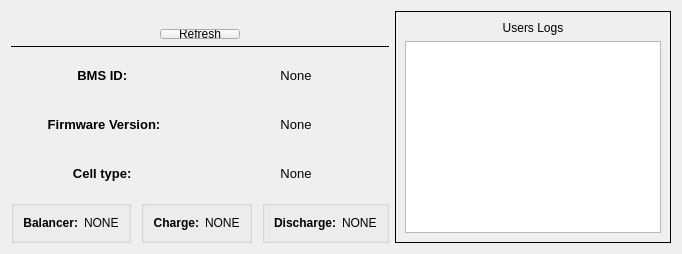
      <widget class="QWidget" name="DeviceInfo">
       <attribute name="title">
        <string>Device Info</string>
       </attribute>
       <layout class="QHBoxLayout" name="horizontalLayout" stretch="1,2">
        <item>
         <layout class="QVBoxLayout" name="MainDetails" stretch="1,0,2,2,2,2">
          <item>
           <layout class="QVBoxLayout" name="GetData" stretch="0,0">
            <property name="spacing">
             <number>4</number>
            </property>
            <property name="sizeConstraint">
             <enum>QLayout::SizeConstraint::SetDefaultConstraint</enum>
            </property>
            <item>
             <widget class="QLabel" name="GetDataStatus">
              <property name="text">
               <string/>
              </property>
              <property name="alignment">
               <set>Qt::AlignmentFlag::AlignCenter</set>
              </property>
             </widget>
            </item>
            <item alignment="Qt::AlignmentFlag::AlignHCenter|Qt::AlignmentFlag::AlignVCenter">
             <widget class="QPushButton" name="GetConstantData">
              <property name="enabled">
               <bool>true</bool>
              </property>
              <property name="sizePolicy">
               <sizepolicy hsizetype="Fixed" vsizetype="Fixed">
                <horstretch>0</horstretch>
                <verstretch>0</verstretch>
               </sizepolicy>
              </property>
              <property name="minimumSize">
               <size>
                <width>0</width>
                <height>10</height>
               </size>
              </property>
              <property name="maximumSize">
               <size>
                <width>16777215</width>
                <height>24</height>
               </size>
              </property>
              <property name="font">
               <font>
                <fontweight>Medium</fontweight>
               </font>
              </property>
              <property name="contextMenuPolicy">
               <enum>Qt::ContextMenuPolicy::DefaultContextMenu</enum>
              </property>
              <property name="acceptDrops">
               <bool>false</bool>
              </property>
              <property name="layoutDirection">
               <enum>Qt::LayoutDirection::LeftToRight</enum>
              </property>
              <property name="text">
               <string>Refresh</string>
              </property>
             </widget>
            </item>
           </layout>
          </item>
          <item>
           <widget class="Line" name="line_4">
            <property name="frameShadow">
             <enum>QFrame::Shadow::Plain</enum>
            </property>
            <property name="orientation">
             <enum>Qt::Orientation::Horizontal</enum>
            </property>
           </widget>
          </item>
          <item>
           <layout class="QHBoxLayout" name="BMSVersion">
            <item>
             <widget class="QLabel" name="BMSIDtext">
              <property name="font">
               <font>
                <pointsize>10</pointsize>
                <bold>true</bold>
               </font>
              </property>
              <property name="text">
               <string>BMS ID: </string>
              </property>
              <property name="alignment">
               <set>Qt::AlignmentFlag::AlignCenter</set>
              </property>
             </widget>
            </item>
            <item>
             <widget class="QLabel" name="BMSID_label">
              <property name="font">
               <font>
                <pointsize>10</pointsize>
               </font>
              </property>
              <property name="text">
               <string>None</string>
              </property>
              <property name="alignment">
               <set>Qt::AlignmentFlag::AlignCenter</set>
              </property>
             </widget>
            </item>
           </layout>
          </item>
          <item>
           <layout class="QHBoxLayout" name="FirmwareVersion">
            <item>
             <widget class="QLabel" name="FirmwareVersionText">
              <property name="font">
               <font>
                <pointsize>10</pointsize>
                <bold>true</bold>
               </font>
              </property>
              <property name="text">
               <string>Firmware Version:</string>
              </property>
              <property name="alignment">
               <set>Qt::AlignmentFlag::AlignCenter</set>
              </property>
             </widget>
            </item>
            <item>
             <widget class="QLabel" name="FirmwareVersion_Label">
              <property name="font">
               <font>
                <pointsize>10</pointsize>
               </font>
              </property>
              <property name="text">
               <string>None</string>
              </property>
              <property name="alignment">
               <set>Qt::AlignmentFlag::AlignCenter</set>
              </property>
             </widget>
            </item>
           </layout>
          </item>
          <item>
           <layout class="QHBoxLayout" name="CellType">
            <item>
             <widget class="QLabel" name="CellTypeText">
              <property name="font">
               <font>
                <pointsize>10</pointsize>
                <bold>true</bold>
               </font>
              </property>
              <property name="text">
               <string>Cell type: </string>
              </property>
              <property name="alignment">
               <set>Qt::AlignmentFlag::AlignCenter</set>
              </property>
             </widget>
            </item>
            <item>
             <widget class="QLabel" name="CellType_label">
              <property name="font">
               <font>
                <pointsize>10</pointsize>
               </font>
              </property>
              <property name="text">
               <string>None</string>
              </property>
              <property name="alignment">
               <set>Qt::AlignmentFlag::AlignCenter</set>
              </property>
             </widget>
            </item>
           </layout>
          </item>
          <item>
           <layout class="QHBoxLayout" name="BMSStates" stretch="0,0,0">
            <property name="spacing">
             <number>10</number>
            </property>
            <property name="sizeConstraint">
             <enum>QLayout::SizeConstraint::SetDefaultConstraint</enum>
            </property>
            <property name="leftMargin">
             <number>0</number>
            </property>
            <item>
             <widget class="QGroupBox" name="BalanceStates">
              <layout class="QHBoxLayout" name="BalanceState" stretch="0,0">
               <item>
                <widget class="QLabel" name="BalanceStateText">
                 <property name="font">
                  <font>
                   <bold>true</bold>
                  </font>
                 </property>
                 <property name="text">
                  <string>Balancer:</string>
                 </property>
                 <property name="alignment">
                  <set>Qt::AlignmentFlag::AlignRight|Qt::AlignmentFlag::AlignTrailing|Qt::AlignmentFlag::AlignVCenter</set>
                 </property>
                </widget>
               </item>
               <item>
                <widget class="QLabel" name="BalanceStateLabel">
                 <property name="text">
                  <string>NONE</string>
                 </property>
                 <property name="alignment">
                  <set>Qt::AlignmentFlag::AlignLeading|Qt::AlignmentFlag::AlignLeft|Qt::AlignmentFlag::AlignVCenter</set>
                 </property>
                </widget>
               </item>
              </layout>
             </widget>
            </item>
            <item>
             <widget class="QGroupBox" name="ChargeStates">
              <layout class="QHBoxLayout" name="ChargeState">
               <item>
                <widget class="QLabel" name="ChargeStateText">
                 <property name="font">
                  <font>
                   <bold>true</bold>
                  </font>
                 </property>
                 <property name="text">
                  <string>Charge:</string>
                 </property>
                 <property name="alignment">
                  <set>Qt::AlignmentFlag::AlignRight|Qt::AlignmentFlag::AlignTrailing|Qt::AlignmentFlag::AlignVCenter</set>
                 </property>
                </widget>
               </item>
               <item>
                <widget class="QLabel" name="ChargeStateLabel">
                 <property name="text">
                  <string>NONE</string>
                 </property>
                 <property name="alignment">
                  <set>Qt::AlignmentFlag::AlignLeading|Qt::AlignmentFlag::AlignLeft|Qt::AlignmentFlag::AlignVCenter</set>
                 </property>
                </widget>
               </item>
              </layout>
             </widget>
            </item>
            <item>
             <widget class="QGroupBox" name="DischargeStates">
              <layout class="QHBoxLayout" name="DischargeState" stretch="0,0">
               <item>
                <widget class="QLabel" name="DischargeStateText">
                 <property name="font">
                  <font>
                   <bold>true</bold>
                  </font>
                 </property>
                 <property name="text">
                  <string>Discharge:</string>
                 </property>
                 <property name="alignment">
                  <set>Qt::AlignmentFlag::AlignRight|Qt::AlignmentFlag::AlignTrailing|Qt::AlignmentFlag::AlignVCenter</set>
                 </property>
                </widget>
               </item>
               <item>
                <widget class="QLabel" name="DischargeStateLabel">
                 <property name="text">
                  <string>NONE</string>
                 </property>
                 <property name="alignment">
                  <set>Qt::AlignmentFlag::AlignLeading|Qt::AlignmentFlag::AlignLeft|Qt::AlignmentFlag::AlignVCenter</set>
                 </property>
                </widget>
               </item>
              </layout>
             </widget>
            </item>
           </layout>
          </item>
         </layout>
        </item>
        <item>
         <widget class="QFrame" name="verticalFrame">
          <property name="frameShape">
           <enum>QFrame::Shape::Box</enum>
          </property>
          <layout class="QVBoxLayout" name="verticalLayout_3">
           <item>
            <widget class="QLabel" name="UsersLogsText">
             <property name="text">
              <string>Users Logs</string>
             </property>
             <property name="alignment">
              <set>Qt::AlignmentFlag::AlignCenter</set>
             </property>
            </widget>
           </item>
           <item>
            <widget class="QListView" name="listView_users">
             <property name="font">
              <font>
               <pointsize>12</pointsize>
               <bold>true</bold>
              </font>
             </property>
             <property name="editTriggers">
              <set>QAbstractItemView::EditTrigger::NoEditTriggers</set>
             </property>
            </widget>
           </item>
          </layout>
         </widget>
        </item>
       </layout>
      </widget>
